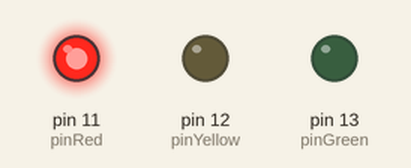
A sketch run on a simulated Arduino Uno, built with avr-gcc and run on an emulated ATmega328P. Parts: output pins drawn as LEDs (lit = HIGH).

Above: at 1.5 s.
At 5.0 s:
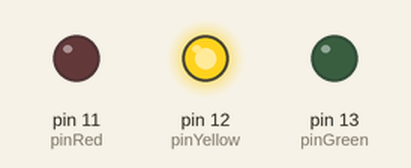
At 9.5 s:
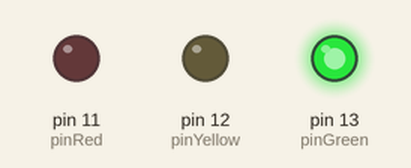
Timing chart, 0 to 15.6 s (numbered marks = the images above):
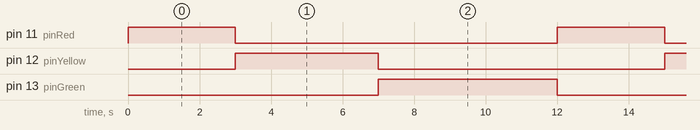

Measured:
- by itself, pin 11 (pinRed): alternates HIGH for 3.0 s and LOW for 9.0 s
- by itself, pin 12 (pinYellow): alternates HIGH for 4.0 s and LOW for 8.0 s
- by itself, pin 13 (pinGreen): alternates HIGH for 5.0 s and LOW for 7.0 s

The sketch:

traffic_light.ino
```cpp
                    // Defining pins
int pinRed = 11 ;
int pinYellow = 12 ;
int pinGreen = 13 ;
                  // Defining mode : Outut or Input
void setup() {
  pinMode(pinRed, OUTPUT);
  pinMode(pinYellow, OUTPUT);
  pinMode(pinGreen, OUTPUT);

}

void loop() {
                // Switching off all the leds
  digitalWrite(pinRed, LOW);
  digitalWrite(pinYellow, LOW);
  digitalWrite(pinGreen, LOW);

  digitalWrite(pinRed, HIGH); // Turning ON the red led
  delay(3000);    // setting 3 seconds delay
  digitalWrite(pinRed, LOW);
  digitalWrite(pinYellow, HIGH);  // Turning ON the yellow led
  delay(4000);
  digitalWrite(pinYellow, LOW);
  digitalWrite(pinGreen, HIGH);  // Turning ON the green led
  delay(5000);
}
```
